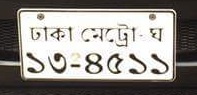
#> input picture version-1/train/Vehicle1315.jpg, 197 x 95 px, found by its file name
$ jupyter execute --allow-errors ALPD_V3.ipynb   (older library calls are emulated)
#> lines starting #> are read from the running program, lines starting #| are printed output that depends on the picture; after the words box and inside, x2 and y2 are one past the last pixel; in counts of white or black regions, pixels touching at a corner belong together
[cell 1]
# Cell 1: Imports and constants
import cv2
import numpy as np
import matplotlib.pyplot as plt
import os
from sklearn.neighbors import KNeighborsClassifier
import pickle

IMG_SIZE = (32, 32)
K = 3  # For KNN
FONT = cv2.FONT_HERSHEY_SIMPLEX

def show_img(title, img, cmap='gray'):
    plt.figure(figsize=(6, 4))
    plt.imshow(img, cmap=cmap)
    plt.title(title)
    plt.axis('off')
    plt.show()

[cell 2]
# Cell 2: Load and prepare training data
def load_data(folder):
    X, y = [], []
    classes = os.listdir(folder)
    for cls in classes:
        class_folder = os.path.join(folder, cls)
        for img_name in os.listdir(class_folder):
            img_path = os.path.join(class_folder, img_name)
            img = cv2.imread(img_path, cv2.IMREAD_GRAYSCALE)
            img = cv2.resize(img, IMG_SIZE)
            X.append(img.flatten())
            y.append(cls)
    return np.array(X), np.array(y)

#> (the rest of this cell did not finish here and is left out)

[cell 3]
# Cell 3: Train and save KNN model
knn = KNeighborsClassifier(n_neighbors=K)
# splitting for testing accuracy
from sklearn.model_selection import train_test_split
#> (the rest of this cell did not finish here and is left out)

[cell 4]
# Cell 4: Load test image and convert to grayscale
img = cv2.imread("/content/drive/MyDrive/datasets/train-test-25/train/Vehicle1315.jpg")
#> img is the input picture: shape (95, 197, 3); mean B, G, R 139.9, 144.7, 148.3
img = cv2.resize(img, (640, 480))
#> img: shape (480, 640, 3)
gray = cv2.cvtColor(img, cv2.COLOR_BGR2GRAY)
show_img("Grayscale", gray)

[cell 5]
# Cell 5: Morphology
blurred = cv2.GaussianBlur(gray, (5, 5), 0)
_, binary = cv2.threshold(blurred, 0, 255, cv2.THRESH_BINARY + cv2.THRESH_OTSU)
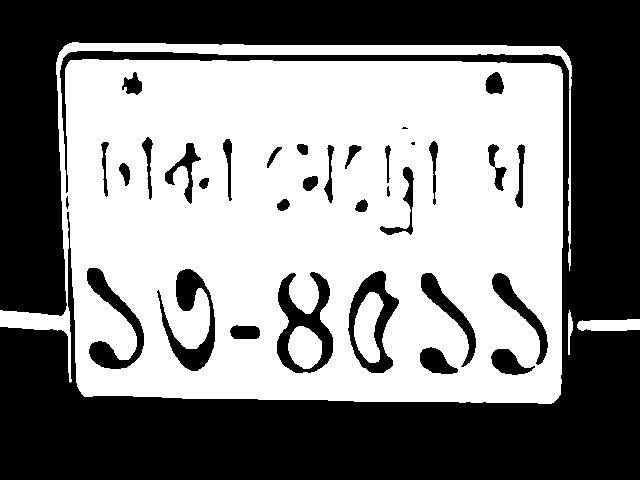
#> binary: shape (480, 640); 51.6% white; 34 black regions (2 under 20 px), largest, box (x1, y1, x2, y2) and area: (0, 0, 640, 480) 131641, (277, 272, 333, 373) 2458, (157, 269, 215, 371) 2145

kernel = cv2.getStructuringElement(cv2.MORPH_RECT, (3, 3))
morph = cv2.morphologyEx(binary, cv2.MORPH_CLOSE, kernel)
#> morph: shape (480, 640); 51.8% white; 46 black regions (6 under 20 px)

show_img("Morphological Binary", morph)

[cell 6]
# Cell 6: Edge Detection
sobel_x = cv2.Sobel(gray, cv2.CV_64F, 1, 0, ksize=3)
sobel_y = cv2.Sobel(gray, cv2.CV_64F, 0, 1, ksize=3)
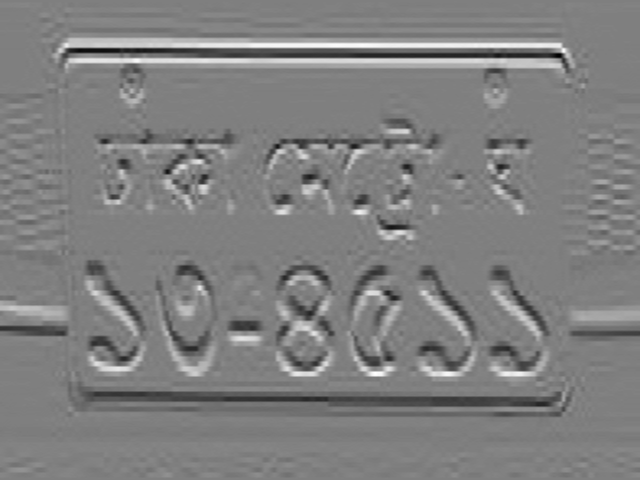
#> sobel_y: shape (480, 640) float64; min -295, max 293, mean 0; drawn with min black and max white
sobel = np.sqrt(sobel_x**2 + sobel_y**2)
sobel = np.uint8(sobel)
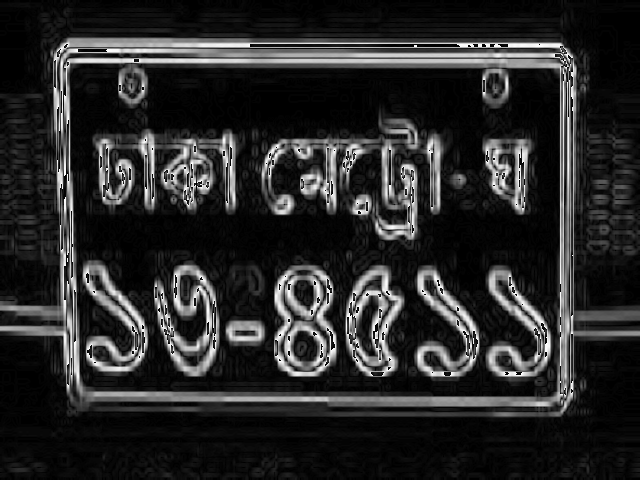
#> sobel: shape (480, 640); min 0, max 255, mean 40.7

show_img("Sobel Edge", sobel)

[cell 7]
# Cell 7: Plate Extraction
contours, _ = cv2.findContours(morph, cv2.RETR_EXTERNAL, cv2.CHAIN_APPROX_SIMPLE)
#> contours = 3 contours; box (x1, y1, x2, y2) and area: (0, 42, 572, 404) 173137, (577, 319, 640, 331) 593, (568, 310, 573, 355) 92

plate_region = None
for cnt in contours:
    area = cv2.contourArea(cnt)

    if area > 3000:
        x, y, w, h = cv2.boundingRect(cnt)
        ratio = w / (h)
        plate_region = gray[y:y+h, x:x+w]
        cv2.rectangle(img, (x, y), (x+w, y+h), (0, 255, 0), 2)
        break
#> this loop made 3 passes
#> (area, x, y, w, h, ratio) on pass 3: (173137, 0, 42, 572, 362, 1.58)
#> area on passes 1 to 2: 593, 91.5
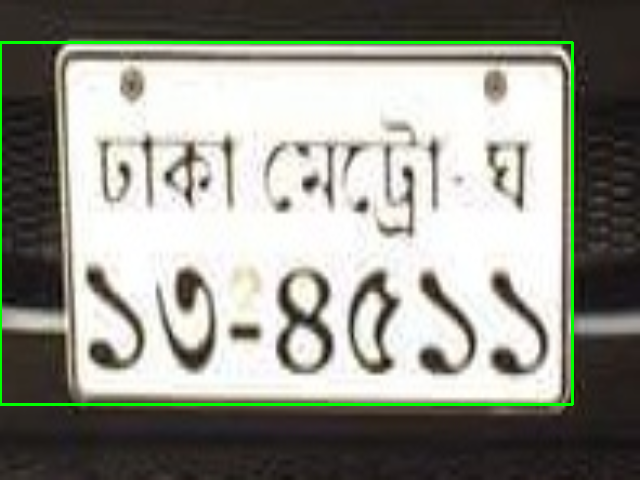
#> img: shape (480, 640, 3); mean B, G, R 138.6, 147.6, 146.8

if plate_region is not None:
    show_img("Detected Plate", plate_region)
else:
    print("No plate detected")

[cell 8]
# Cell 8: Color Detection
def detect_plate_color(cropped_img):
    mean_color = cv2.mean(cropped_img)[:3]
#> mean_color = (189.6, 198.7, 197.8)
    B, G, R = mean_color
#> B = 189.6; G = 198.7; R = 197.8
    if G > R and G > B and G > 100:
        return "Commercial (Green Plate)"
    else:
        return "Private (White Plate)"

plate_color = detect_plate_color(img[y:y+h, x:x+w])
#> plate_color = 'Commercial (Green Plate)'
print("Plate Type:", plate_color)
#| Plate Type: Commercial (Green Plate)

[cell 9]
# Cell 9: Line Segmentation
plate = plate_region
h = plate.shape[0]
upper = plate[0:int(h*0.45), :]
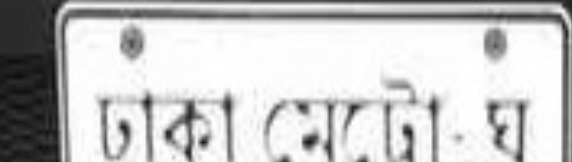
#> upper: shape (162, 572); min 7, max 255, mean 198.9
lower = plate[int(h*0.55):, :]
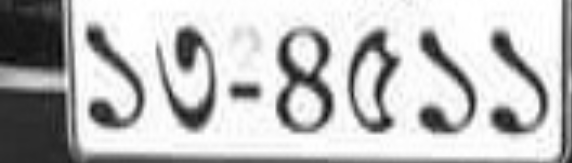
#> lower: shape (163, 572); min 7, max 255, mean 189

show_img("Upper Line (Text)", upper)
show_img("Lower Line (Numbers)", lower)

[cell 10]
# Cell 10: Extract characters from a line
def extract_characters(line_img):
    _, th = cv2.threshold(line_img, 0, 255, cv2.THRESH_BINARY_INV + cv2.THRESH_OTSU)
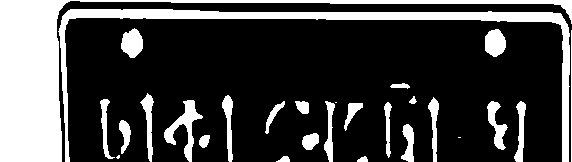
#> th: shape (162, 572); 25.5% white; 28 white regions (3 under 20 px)
    contours, _ = cv2.findContours(th, cv2.RETR_EXTERNAL, cv2.CHAIN_APPROX_SIMPLE)
#> contours = 28 contours, 4 with area under 20; largest, box (x1, y1, x2, y2) and area: (0, 0, 572, 162) 10714, (58, 9, 570, 162) 5108, (164, 100, 203, 162) 668, (121, 28, 143, 58) 438, (485, 29, 506, 57) 423

    boxes = [cv2.boundingRect(c) for c in contours if cv2.contourArea(c) > 50]
#> boxes = 21 items, first 6: (199, 135, 11, 13), (302, 133, 17, 17), (401, 124, 13, 38), (119, 120, 12, 34), (344, 103, 19, 28), (384, 102, 8, 56)
    boxes = sorted(boxes, key=lambda x: x[0])  # sort left to right
#> boxes = 21 items, first 6: (0, 0, 572, 162), (58, 9, 512, 153), (100, 99, 15, 60), (119, 120, 12, 34), (121, 28, 22, 30), (140, 93, 14, 69)

    characters = []
    for x, y, w, h in boxes:
        char_img = th[y:y+h, x:x+w]
        char_img = cv2.resize(char_img, IMG_SIZE)
        characters.append(char_img.flatten())
#> this loop made 21 passes
#> (x, y, w, h) on passes 1 to 12: (0, 0, 572, 162), (58, 9, 512, 153), (100, 99, 15, 60), (119, 120, 12, 34), (121, 28, 22, 30), (140, 93, 14, 69), (164, 100, 39, 62), (199, 135, 11, 13), (222, 95, 11, 67), (265, 101, 20, 33), (295, 101, 14, 13), (302, 133, 17, 17)
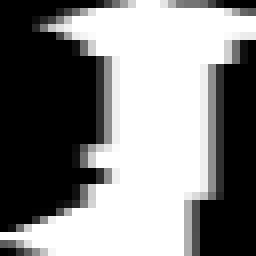
#> char_img: shape (32, 32) (shown 8 times larger); min 0, max 255, mean 132.6
#> after the loop, characters = 21 items

    return characters

upper_chars = extract_characters(upper)
#> upper_chars = 21 items
lower_chars = extract_characters(lower)
#> in extract_characters (call 2), `_, th = cv2.threshold(line_img, 0, 255, cv2.THRESH_BINARY_INV + cv2.TH..`:
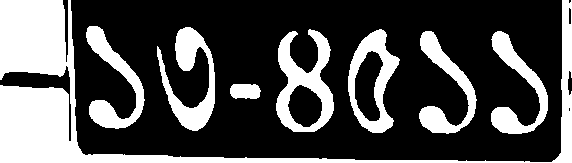
#> th: shape (163, 572); 30.8% white; 8 white regions
#> in extract_characters (call 2), `contours, _ = cv2.findContours(th, cv2.RETR_EXTERNAL, cv2.CHAIN_APPROX..`: contours = 8 contours; box (x1, y1, x2, y2) and area: (0, 0, 572, 163) 13736, (276, 29, 334, 132) 3622, (348, 29, 400, 133) 3355, (157, 27, 215, 131) 2226, (86, 26, 145, 129) 1934, (491, 31, 548, 134) 1884, (419, 31, 477, 134) 1866, (230, 84, 261, 99) 370
#> in extract_characters (call 2), `boxes = [cv2.boundingRect(c) for c in contours if cv2.contourArea(c) >..`: boxes = [(230, 84, 31, 15), (491, 31, 57, 103), (419, 31, 58, 103), (348, 29, 52, 104), (276, 29, 58, 103), (157, 27, 58, 104), (86, 26, 59, 103), (0, 0, 572, 163)]
#> in extract_characters (call 2), `boxes = sorted(boxes, key=lambda x: x[0])`: boxes = [(0, 0, 572, 163), (86, 26, 59, 103), (157, 27, 58, 104), (230, 84, 31, 15), (276, 29, 58, 103), (348, 29, 52, 104), (419, 31, 58, 103), (491, 31, 57, 103)]
#> the loop in extract_characters (call 2), `for x, y, w, h in boxes:` made 8 passes
#> after the loop in extract_characters (call 2), `for x, y, w, h in boxes:`:
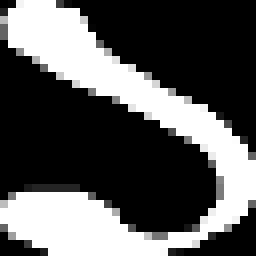
#> char_img: shape (32, 32) (shown 8 times larger); min 0, max 255, mean 88.6
#> after the loop in extract_characters (call 2), `for x, y, w, h in boxes:`: characters = 8 items
#> lower_chars = 8 items

print(f"Upper line characters: {len(upper_chars)}")
#| Upper line characters: 21
print(f"Lower line characters: {len(lower_chars)}")
#| Lower line characters: 8
